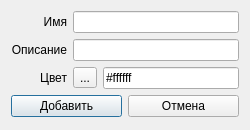
<?xml version="1.0" encoding="UTF-8"?>
<ui version="4.0">
 <class>AddSectorDialog</class>
 <widget class="QDialog" name="AddSectorDialog">
  <property name="geometry">
   <rect>
    <x>0</x>
    <y>0</y>
    <width>250</width>
    <height>130</height>
   </rect>
  </property>
  <property name="windowTitle">
   <string>Добавить сектор</string>
  </property>
  <layout class="QGridLayout" name="gridLayout">
   <item row="0" column="1">
    <widget class="QLineEdit" name="nameEdit"/>
   </item>
   <item row="1" column="1">
    <widget class="QLineEdit" name="descriptionEdit"/>
   </item>
   <item row="2" column="0">
    <widget class="QLabel" name="colorLabel">
     <property name="text">
      <string>Цвет</string>
     </property>
     <property name="alignment">
      <set>Qt::AlignRight|Qt::AlignTrailing|Qt::AlignVCenter</set>
     </property>
    </widget>
   </item>
   <item row="0" column="0">
    <widget class="QLabel" name="nameLabel">
     <property name="text">
      <string>Имя</string>
     </property>
     <property name="alignment">
      <set>Qt::AlignRight|Qt::AlignTrailing|Qt::AlignVCenter</set>
     </property>
    </widget>
   </item>
   <item row="1" column="0">
    <widget class="QLabel" name="descriptionLabel">
     <property name="text">
      <string>Описание</string>
     </property>
     <property name="alignment">
      <set>Qt::AlignRight|Qt::AlignTrailing|Qt::AlignVCenter</set>
     </property>
    </widget>
   </item>
   <item row="2" column="1">
    <layout class="QHBoxLayout" name="horizontalLayout">
     <item>
      <widget class="QToolButton" name="colorButton">
       <property name="text">
        <string>...</string>
       </property>
      </widget>
     </item>
     <item>
      <widget class="QLineEdit" name="colorEdit">
       <property name="text">
        <string>#ffffff</string>
       </property>
      </widget>
     </item>
    </layout>
   </item>
   <item row="3" column="0" colspan="2">
    <layout class="QHBoxLayout" name="horizontalLayout_2">
     <item>
      <widget class="QPushButton" name="addButton">
       <property name="text">
        <string>Добавить</string>
       </property>
      </widget>
     </item>
     <item>
      <widget class="QPushButton" name="cancelButton">
       <property name="text">
        <string>Отмена</string>
       </property>
      </widget>
     </item>
    </layout>
   </item>
  </layout>
 </widget>
 <resources/>
 <connections/>
</ui>
